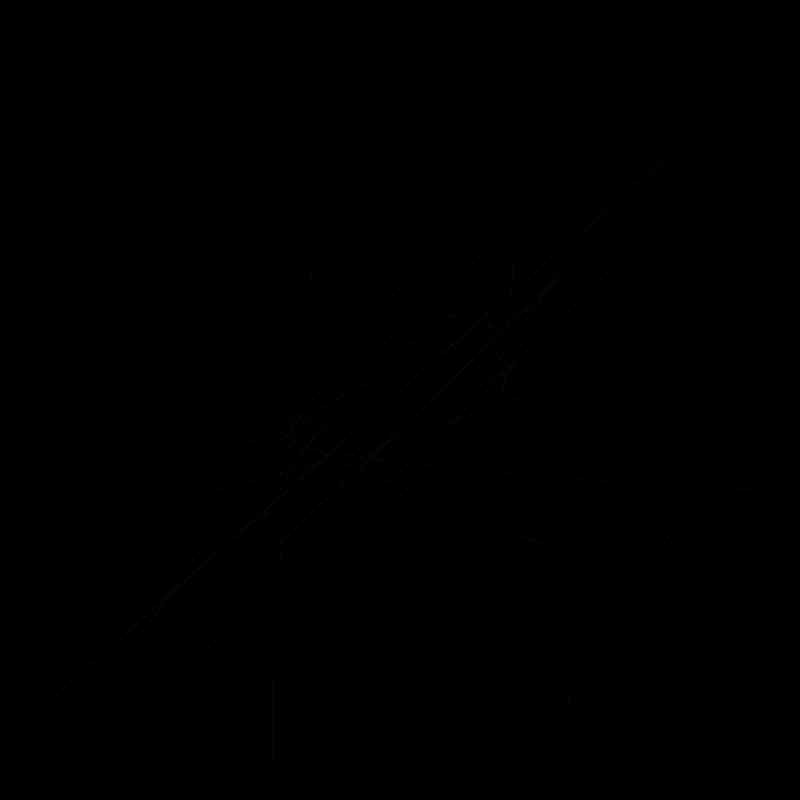
Frame 1 (no input)
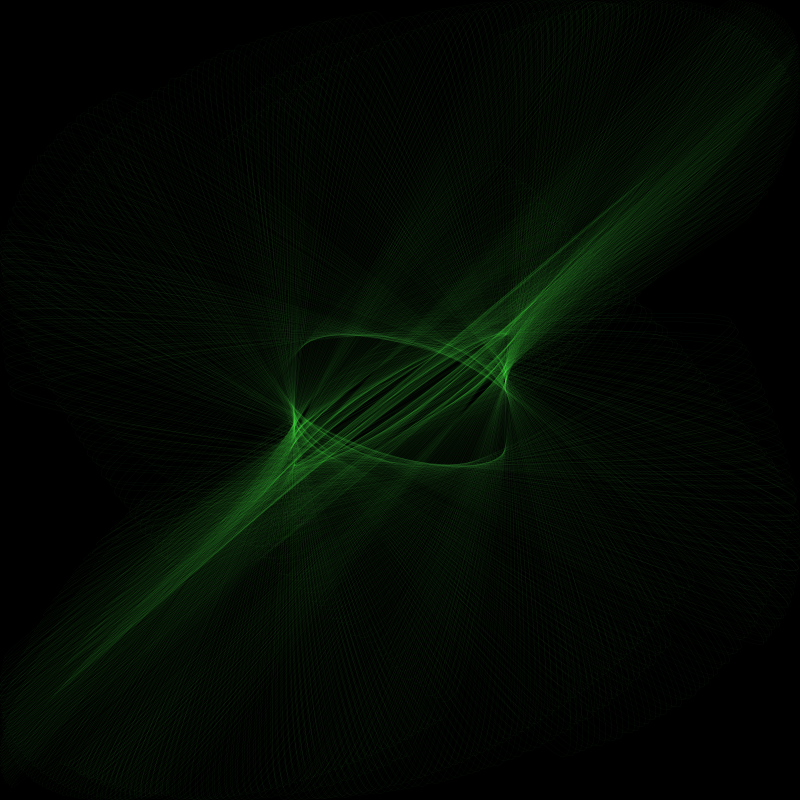
Frame 60 (the mouse pressed at the canvas centre just before this capture)
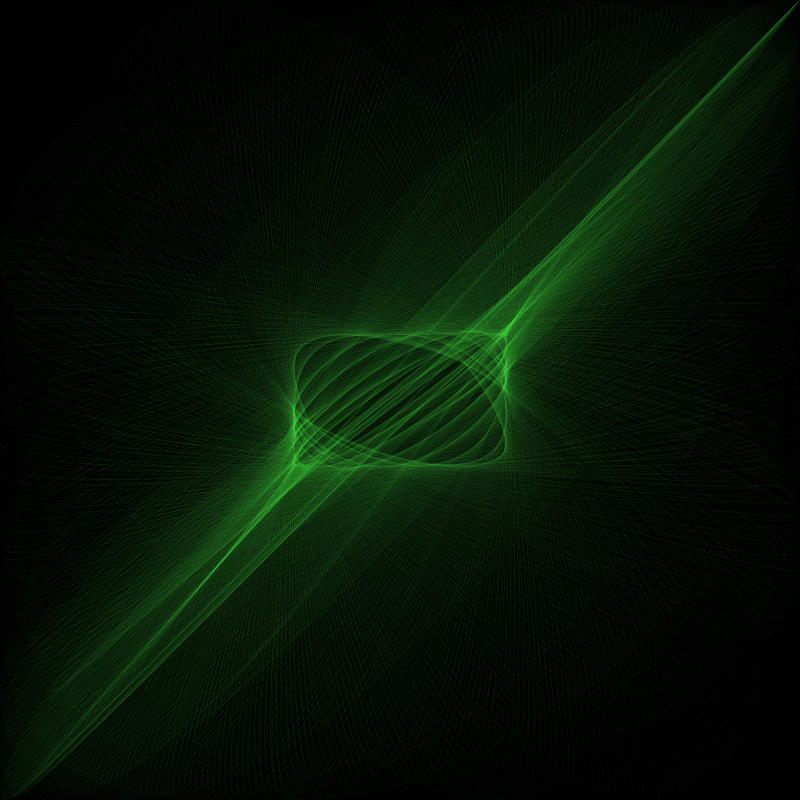
Frame 120 (the mouse held since frame 60 and released just before this capture)

The Processing sketch that drew these frames (run headless with seeded random() and noise(); from frame 60 on, the mouse is pressed at the canvas centre):

// Processing sketch: processing_114013
// ── processing_114013.pde

float _a, _b, _centx, _centy, _x, _y;
int _num = 12;
color _col;
float _noiseoff;
int _angle;

void setup()
{
  size(800, 800);
  smooth(); 
  frameRate(9);
  background(0);
  
  _centx = (height/2);
  _centy = (width/2);
  _noiseoff = random(1);
  
  _col = color(random(255), random(255), random(255));
  _angle = 1;
  
  restart();
}

void restart() {
   _noiseoff = _noiseoff + .001;
   _a = 3.5;
   _b = _a + (noise(_noiseoff) * 1) - 0.5;
   
   _angle++;
   if (_angle == 360) { _angle = 0; }
}


void clearBackground() {
  noStroke();
  fill(0, 5);
  
}

void draw() {
  clearBackground();
  
  translate(_centx, _centy);
  noFill();
  stroke(_col, 50);
  strokeWeight(0.05);
  beginShape();
  for (int i=0;i < 30; i++) {    
    _x = sin(_a * i + radians(_angle) + PI / 2) * _centx;  
    _y = sin(_b * i + radians(_angle)) * _centy;  
    curveVertex(_x, _y);
  }
  endShape();   
  
  restart();
}
